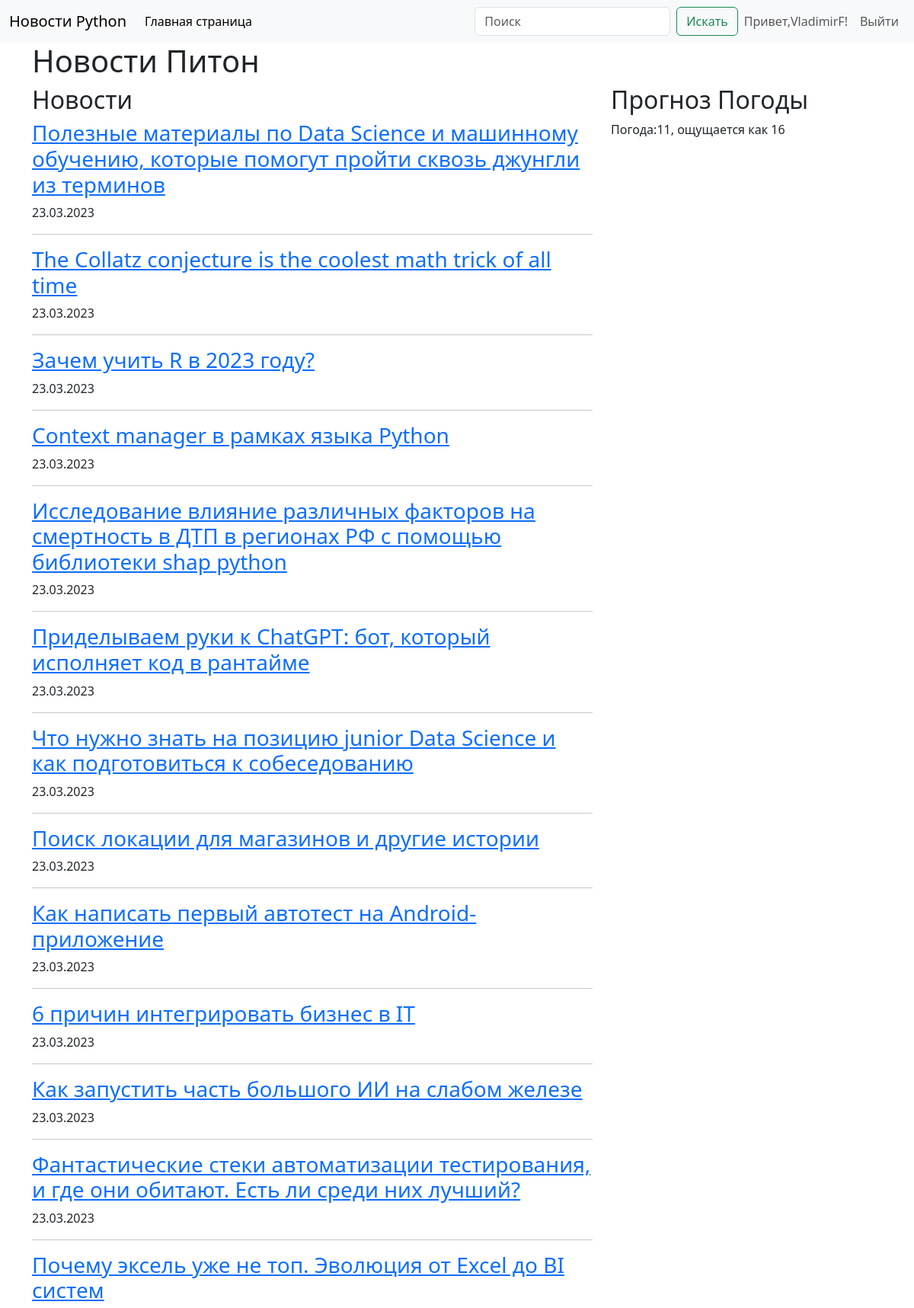
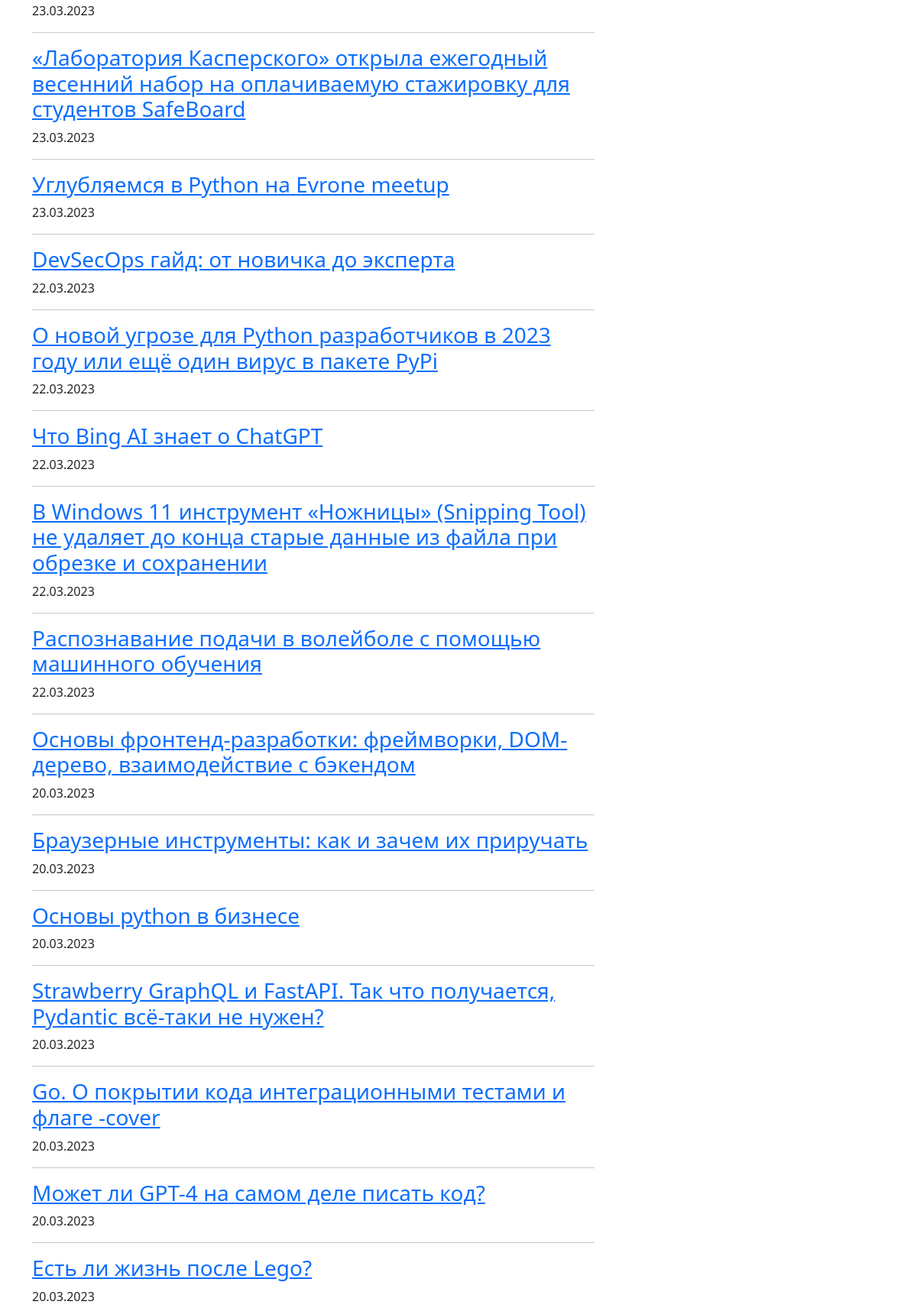
Screenshot of / (signed in, upper part) with the database file from the repository (2 pictures, top to bottom).
### webapp/user/models.py (models this page shows, shortened)
class User(db.Model, UserMixin):
    id = db.Column(db.Integer, primary_key=True)
    username = db.Column(db.String(64), index=True, unique=True)
    password = db.Column(db.String(128))
    role = db.Column(db.String(10), index=True)
    email = db.Column(db.String(50), index=True, unique=True)

### webapp/news/models.py (models this page shows, shortened)
class News(db.Model):
    id = db.Column(db.Integer, primary_key=True)
    title = db.Column(db.String, nullable=False)
    url = db.Column(db.String, unique=True, nullable=False)
    published = db.Column(db.DateTime, nullable=False)
    text = db.Column(db.Text, nullable=True)

### webapp/news/views.py (the view)
@blueprint.route('/')
def index():
    title = 'Новости Питон'
    weather = {'temp_C': 11, 'FeelsLikeC':16 }
    news_list = News.query.filter(News.text.isnot(None)).order_by(News.published.desc()).all()
    return render_template('news/index.html', page_title=title, weather=weather, news_list = news_list)

### webapp/__init__.py (called while the page is built)
def create_app():
    app = Flask(__name__)
    app.config.from_pyfile('config.py')
    db.init_app(app)
    migrate =Migrate(app, db)
    login_manager = LoginManager()
    login_manager.init_app(app)
    login_manager.login_view = 'user.login'
    app.register_blueprint(user_blueprint)
    app.register_blueprint(admin_blueprint)
    app.register_blueprint(news_blueprint)
    @login_manager.user_loader
    def load_user(user_id):
        return User.query.get(user_id)
    return app

### webapp/templates/news/index.html (shortened to what this page needs)
{% extends 'base.html' %}
{% block content %}
    <div class="row">
        <div class="col-8">
            <h2>Новости</h2>
            {% for news in news_list %}
            <h3><a href= "{{ url_for('news.single_news', news_id=news.id) }}">{{ news.title }}</a></h3>
            <p>{{ news.published.strftime('%d.%m.%Y') }}</p>
            <hr />
            {% endfor %}
        </div>
        <div class="col-4">
            <h2>Прогноз Погоды</h2>
            {% if weather %}
                Погода:{{ weather.temp_C}},  ощущается как {{ weather.FeelsLikeC }}
            {% else %}
                Сервис временно не доступен
            {% endif %}
        </div>
    </div>
{% endblock %}

### webapp/templates/menu.html (shortened to what this page needs)
<nav class="navbar navbar-expand-lg bg-body-tertiary">
    <div class="container-fluid">
      <a class="navbar-brand" href="/">Новости Python</a>
      <div class="collapse navbar-collapse" id="navbarSupportedContent">
        <ul class="navbar-nav me-auto mb-2 mb-lg-0">
          <li class="nav-item">
            <a class="nav-link active" aria-current="page" href="/">Главная страница </a>
          </li>
        </ul>
        <form class="d-flex" role="search">
          <input class="form-control me-2" type="search" placeholder="Поиск" aria-label="Search">
          <button class="btn btn-outline-success" type="submit">Искать</button>
        </form>
        <ul class="navbar-nav">
          {% if current_user.is_authenticated %}
          <li class="nav-item">
            <span class="nav-link">Привет,{{ current_user.username }}!</span>
          </li>
          <li class="nav-item">
            <a class="nav-link" href="{{ url_for('user.logout') }}">Выйти</a>
          </li>
          {% endif %}
        </ul>
      </div>
    </div>
  </nav>

### rows the page displays
User: username "VladimirF"
News: title "Полезные материалы по Data Science и машинному обучению, которые помогут пройти сквозь джунгли из терминов", published "23.03.2023"
News: title "The Collatz conjecture is the coolest math trick of all time", published "23.03.2023"
News: title "Зачем учить R в 2023 году?", published "23.03.2023"
News: title "Context manager в рамках языка Python", published "23.03.2023"
News: title "Исследование влияние различных факторов на смертность в ДТП в регионах РФ с помощью библиотеки shap python", published "23.03.2023"
News: title "Приделываем руки к ChatGPT: бот, который исполняет код в рантайме", published "23.03.2023"
News: title "Что нужно знать на позицию junior Data Science и как подготовиться к собеседованию", published "23.03.2023"
News: title "Поиск локации для магазинов и другие истории", published "23.03.2023"
News: title "Как написать первый автотест на Android-приложение", published "23.03.2023"
News: title "6 причин интегрировать бизнес в IT", published "23.03.2023"
News: title "Как запустить часть большого ИИ на слабом железе", published "23.03.2023"
News: title "Фантастические стеки автоматизации тестирования, и где они обитают. Есть ли среди них лучший?", published "23.03.2023"
News: title "Почему эксель уже не топ. Эволюция от Excel до BI систем", published "23.03.2023"
News: title "«Лаборатория Касперского» открыла ежегодный весенний набор на оплачиваемую стажировку для студентов SafeBoard", published "23.03.2023"
News: title "Углубляемся в Python на Evrone meetup", published "23.03.2023"
News: title "DevSecOps гайд: от новичка до эксперта", published "22.03.2023"
News: title "О новой угрозе для Python разработчиков в 2023 году или ещё один вирус в пакете PyPi", published "22.03.2023"
News: title "Что Bing AI знает о ChatGPT", published "22.03.2023"
News: title "В Windows 11 инструмент «Ножницы» (Snipping Tool) не удаляет до конца старые данные из файла при обрезке и сохранении", published "22.03.2023"
News: title "Распознавание подачи в волейболе с помощью машинного обучения", published "22.03.2023"
News: title "Основы фронтенд-разработки: фреймворки, DOM-дерево, взаимодействие с бэкендом", published "20.03.2023"
News: title "Браузерные инструменты: как и зачем их приручать", published "20.03.2023"
News: title "Основы python в бизнесе", published "20.03.2023"
News: title "Strawberry GraphQL и FastAPI. Так что получается, Pydantic всё-таки не нужен?", published "20.03.2023"
News: title "Go. О покрытии кода интеграционными тестами и флаге -cover", published "20.03.2023"
News: title "Может ли GPT-4 на самом деле писать код?", published "20.03.2023"
News: title "Есть ли жизнь после Lego?", published "20.03.2023"

### other values shown
{{ page_title }} "Новости Питон"
{{ weather.temp_C }} "11"
{{ weather.FeelsLikeC }} "16"
